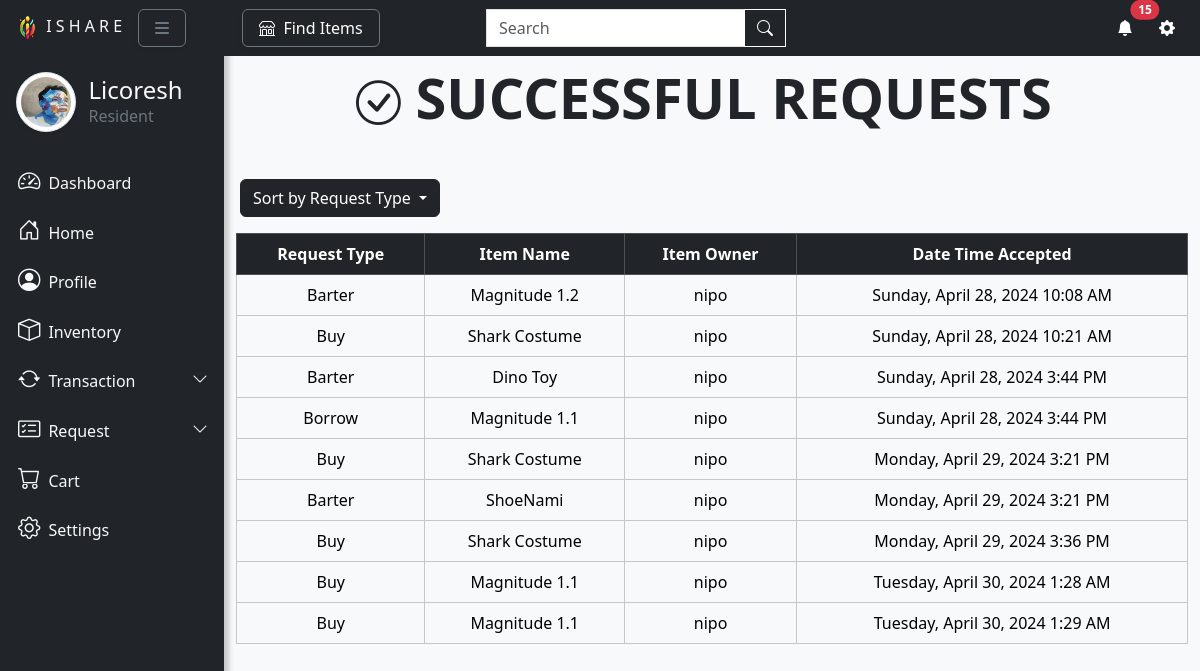
/htdocs/successful.php (signed in), run on the app's committed database.
### tables this page shows
CREATE TABLE `user` (
  `userID` int(11) NOT NULL AUTO_INCREMENT,
  `firstName` varchar(45) NOT NULL,
  `middleName` varchar(45) DEFAULT NULL,
  `lastName` varchar(45) NOT NULL,
  `contactNumber` varchar(45) NOT NULL,
  `zone` varchar(45) NOT NULL,
  `purok` varchar(45) NOT NULL,
  `dateJoined` datetime NOT NULL,
  `userEmail` varchar(45) NOT NULL,
  `status` varchar(45) DEFAULT NULL,
  `username` varchar(45) NOT NULL,
  `password` varchar(250) NOT NULL,
  `recoveryNumber` int(45) DEFAULT NULL,
  `recentPassword` varchar(45) DEFAULT NULL,
  `userImage_path` varchar(45) DEFAULT NULL,
  `verifyImage_path` varchar(45) DEFAULT NULL,
  `birthDay` datetime DEFAULT NULL,
  `userReports` int(11) DEFAULT NULL,
  `hiddenTran` varchar(20) DEFAULT 'Yes',
  `hiddenItem` varchar(20) DEFAULT 'Yes',
  PRIMARY KEY (`userID`),
  UNIQUE KEY `username_UNIQUE` (`username`),
  UNIQUE KEY `userImage_path_UNIQUE` (`userImage_path`),
  UNIQUE KEY `verifyImage_path_UNIQUE` (`verifyImage_path`),
  UNIQUE KEY `recoveryNumber_UNIQUE` (`recoveryNumber`)
);

CREATE TABLE `Request` (
  `requestID` int(11) NOT NULL AUTO_INCREMENT,
  `status` varchar(45) NOT NULL,
  `requestType` varchar(45) NOT NULL,
  `request_DateTime` datetime NOT NULL,
  `request_DateTimeClosed` datetime DEFAULT NULL,
  `userID` int(11) NOT NULL,
  `itemID` int(11) NOT NULL,
  `dismiss` varchar(10) DEFAULT NULL,
  `incomingDismiss` varchar(10) DEFAULT NULL,
  `remove` varchar(30) DEFAULT NULL,
  `complete` varchar(30) DEFAULT NULL,
  `quantity` int(20) DEFAULT NULL,
  `failed` varchar(30) DEFAULT NULL,
  `ownerSuccess` varchar(50) DEFAULT NULL,
  `requesterSuccess` varchar(50) DEFAULT NULL,
  `requesterTranDismiss` varchar(20) DEFAULT NULL,
  `ownerTranDismiss` varchar(20) DEFAULT NULL,
  `meetDissmiss` varchar(20) DEFAULT NULL,
  `rated` varchar(20) DEFAULT NULL,
  PRIMARY KEY (`requestID`),
  KEY `fk_Request_User1_idx` (`userID`),
  KEY `fk_Request_Item1_idx` (`itemID`),
  CONSTRAINT `fk_Request_Item1` FOREIGN KEY (`itemID`) REFERENCES `item` (`itemID`) ON DELETE NO ACTION ON UPDATE NO ACTION,
  CONSTRAINT `fk_Request_User1` FOREIGN KEY (`userID`) REFERENCES `user` (`userID`) ON DELETE NO ACTION ON UPDATE NO ACTION
);

CREATE TABLE `item` (
  `itemID` int(11) NOT NULL AUTO_INCREMENT,
  `itemName` varchar(45) NOT NULL,
  `ItemDescription` varchar(84) NOT NULL,
  `category` varchar(45) NOT NULL,
  `itemImage_path` varchar(45) NOT NULL,
  `buyPrice` float DEFAULT NULL,
  `userID` int(11) NOT NULL,
  `borrowPrice` float DEFAULT NULL,
  `borrowDuration` int(3) DEFAULT NULL,
  `itemQuantity` int(11) NOT NULL,
  `DateTimePosted` datetime NOT NULL,
  `itemAvailability` varchar(45) NOT NULL,
  `requestType` varchar(45) NOT NULL,
  `itemReports` int(11) DEFAULT NULL,
  PRIMARY KEY (`itemID`),
  UNIQUE KEY `itemImage_path_UNIQUE` (`itemImage_path`),
  KEY `fk_Item_User1_idx` (`userID`),
  CONSTRAINT `item_ibfk_2` FOREIGN KEY (`userID`) REFERENCES `user` (`userID`) ON DELETE NO ACTION ON UPDATE NO ACTION
);

### htdocs/successful.php (the view, shortened to what the rows shown need)
<?php
include "nav.php";
?>
<!DOCTYPE html>
<html lang="en">
<head>
</head>
<body>
    <div class="page-content" id="content">
        <div class="container">
            <?php
            $query = "SELECT r.requestID, r.requestType, i.itemName, u.username AS itemOwner, r.request_DateTimeClosed
                      FROM Request r
                      JOIN item i ON r.itemID = i.itemID
                      JOIN user u ON i.userID = u.userID
                      WHERE r.userID = $user_id AND r.status = 'Accepted'";
            $result = $conn->query($query);
            if ($result->num_rows > 0) {
            ?>
                <div class="row">
                    <div class="col">
                    <div class="d-none d-md-block text-dark">
                            <h1 class="display-4 fw-bold text-dark text-center mt-3 mb-0"><i class="bi bi-check-circle" style="font-size: 2.8rem;"></i> SUCCESSFUL REQUESTS</h1>
                            <br>
                        </div>
                    </div>
                    </div>
                </div>
                <br>
                <div class="row mb-3">
                        <table class="table table-bordered table-border-2 table-hover mb-3 mt-3 ms-2">
                            <thead>
                                <tr class="table-dark">
                                    <th>Request Type</th>
                                    <th>Item Name</th>
                                    <th>Item Owner</th>
                                    <th>Date Time Accepted</th>
                                </tr>
                            </thead>
                            <tbody>
                                <?php
                                while ($row = $result->fetch_assoc()) {
                                    $requestDateTimeClosed = date('l, F j, Y g:i A', strtotime($row['request_DateTimeClosed']));
                                ?>
                                    <tr class="table-row table-light" data-bs-toggle="modal" data-bs-target="#<?php echo ($row['requestType'] == 'Barter') ? 'reqbartermodal' : (($row['requestType'] == 'Buy') ? 'reqBuyModal' : 'reqBorrowModal'); ?>" data-request-id="<?php echo $row['requestID']; ?>">
                                        <td><?php echo $row['requestType']; ?></td>
                                        <td><?php echo $row['itemName']; ?></td>
                                        <td><?php echo $row['itemOwner']; ?></td>
                                        <td><?php echo $requestDateTimeClosed; ?></td>
                                    </tr>
                                <?php
                                }
                                ?>
                            </tbody>
                        </table>
                <?php
            }
                ?>
                </div>
        </div>
</body>
</html>

### htdocs/nav.php (shortened to what the rows shown need)
<?php
include "upper.php";
$user_id = $_SESSION['user_id'];
?>
<!doctype html>
<html lang="en">
<head>
    <link href="https://cdn.jsdelivr.net/npm/bootstrap@5.3.2/dist/css/bootstrap.min.css" rel="stylesheet" />
    <link rel="stylesheet" href="https://cdn.jsdelivr.net/npm/bootstrap-icons@1.5.0/font/bootstrap-icons.css">
    <link rel="stylesheet" href="https://cdnjs.cloudflare.com/ajax/libs/font-awesome/6.0.0-beta3/css/all.min.css" />
</head>
<body>
    <div class="vertical-nav bg-dark" id="sidebar">
        <div class="py-4 px-3">
            <br><br>
            <div class="media d-flex align-items-center"><img src="<?php echo !empty($itemImage_path) ? 'picture/' . $itemImage_path : 'picture/' . getUserProfilePicPaths($user_id); ?>" alt="..." style="width: 60px; height: 60px;" class="mr-3 rounded-circle img-thumbnail shadow-sm">
                <div class="media-body">
                    <h4 class="m-0 text-light">
                        <?php
                        $sql1 = "SELECT * FROM user WHERE userID = '$user_id'";
                        $result1 = $conn->query($sql1);
                        $user = $result1->fetch_assoc();
                        if ($user) {
                            echo '<h4 class="m-0 text-light">&nbsp;&nbsp;' . ucfirst($user['username']) . '</h4>';
                        } else {
                            echo '<h4 class="m-0 text-light">&nbsp;&nbsp;User not found</h4>';
                        }
                        ?></h4>
                    <p class="font-weight-light text-secondary mb-0">&nbsp;&nbsp; Resident</p>
                </div>
            </div>
        </div>
        <?php
        function getUserProfilePicPaths($user_id)
        {
            global $conn;
            $stmt = $conn->prepare("SELECT userImage_path FROM user WHERE userID = ?");
            $stmt->bind_param("i", $user_id);
            $stmt->execute();
            $stmt->bind_result($userImage_path);
            return isset($userImage_path) ? $userImage_path : "picture/default.png";
        }
        ?>
    </div>
</body>
</html>

### data on the page
user: userImage_path (picture), username "Licoresh"
request: requestType "Barter", itemID.itemName "Magnitude 1.2", user.username "nipo", request_DateTimeClosed "Sunday, April 28, 2024 10:08 AM"
request: requestType "Buy", itemID.itemName "Shark Costume", user.username "nipo", request_DateTimeClosed "Sunday, April 28, 2024 10:21 AM"
request: requestType "Barter", itemID.itemName "Dino Toy", user.username "nipo", request_DateTimeClosed "Sunday, April 28, 2024 3:44 PM"
request: requestType "Borrow", itemID.itemName "Magnitude 1.1", user.username "nipo", request_DateTimeClosed "Sunday, April 28, 2024 3:44 PM"
request: requestType "Buy", itemID.itemName "Shark Costume", user.username "nipo", request_DateTimeClosed "Monday, April 29, 2024 3:21 PM"
request: requestType "Barter", itemID.itemName "ShoeNami", user.username "nipo", request_DateTimeClosed "Monday, April 29, 2024 3:21 PM"
request: requestType "Buy", itemID.itemName "Shark Costume", user.username "nipo", request_DateTimeClosed "Monday, April 29, 2024 3:36 PM"
request: requestType "Buy", itemID.itemName "Magnitude 1.1", user.username "nipo", request_DateTimeClosed "Tuesday, April 30, 2024 1:28 AM"
request: requestType "Buy", itemID.itemName "Magnitude 1.1", user.username "nipo", request_DateTimeClosed "Tuesday, April 30, 2024 1:29 AM"

### other printed values
$total_unread_count "15"
